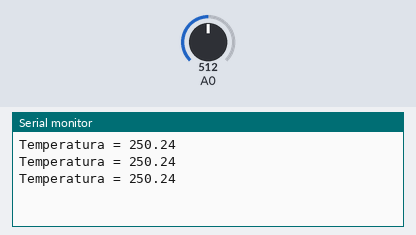
The sketch below on a simulated Arduino Uno, built with avr-gcc and run on an emulated ATmega328P. On the bench: the last lines printed to the serial monitor. The test bench sets the inputs (shaded band); at power-on: A0 = 512.

Above: at 1.3 s.
1.4 s: A0 set to 716
At 1.9 s:
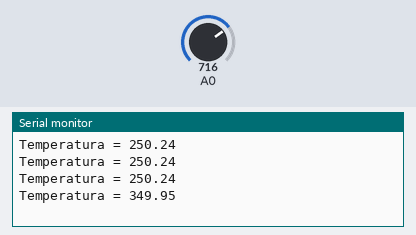
2.9 s: A0 set to 900
At 3.4 s:
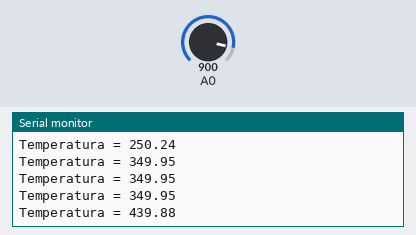
Timing chart, 0 to 5.9 s (numbered marks = the images above; inputs shaded):
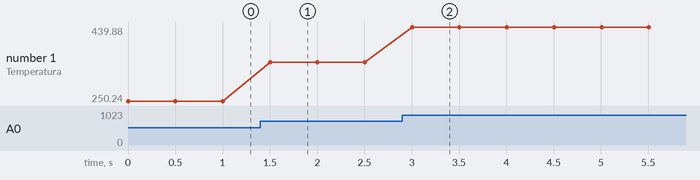

Measured:
- after the input at 1.4 s, the serial monitor: prints a new line after 0.10 s (image 1)
- after the input at 2.9 s, the serial monitor: prints a new line after 0.10 s (image 2)
- plotted number 1: 250.24 → 349.95 after the input at 1.4 s, 349.95 → 439.88 after the input at 2.9 s

The sketch:

temperature.ino
```cpp
const int REFRESH_RATE = 500;

const float CELSIUS_BASE = 0.4887585532746823069403714565;

void setup() {
  // put your setup code here, to run once:
Serial.begin(9600);
}

void loop() {
  // put your main code here, to run repeatedly:
Serial.print("Temperatura = ");
Serial.println(readTemperature());
delay(REFRESH_RATE);
}

float readTemperature(){
  return (analogRead(A0)*CELSIUS_BASE);
  }
```
